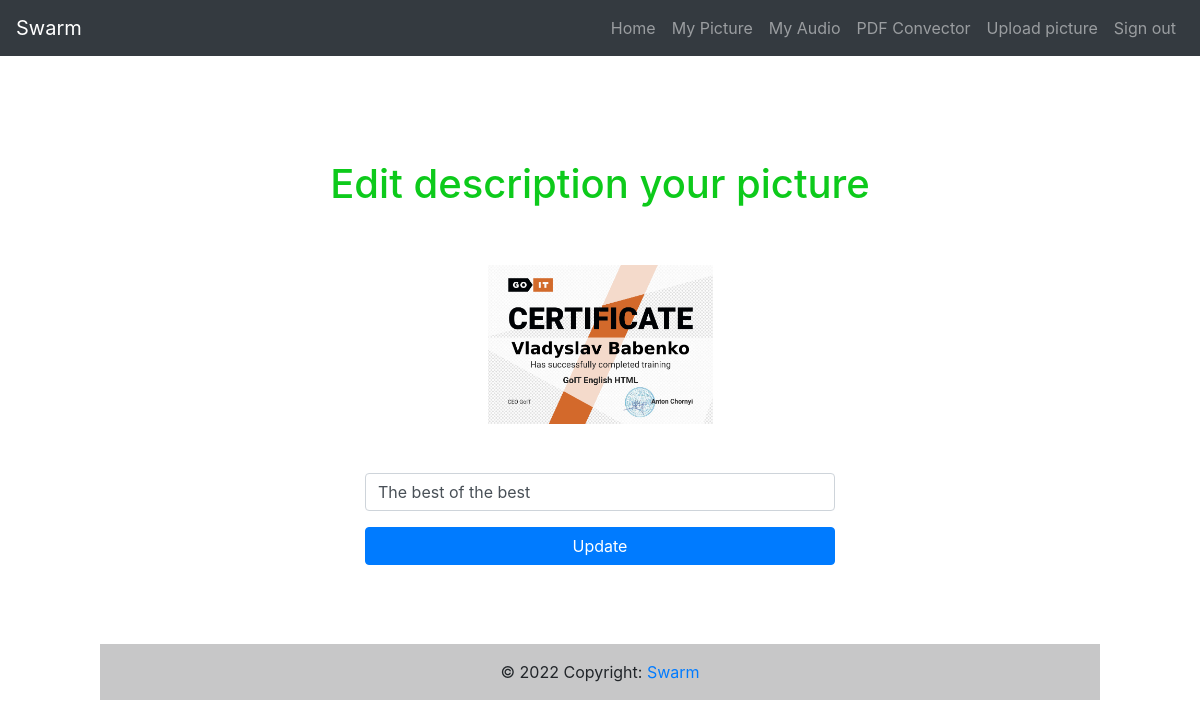
The app's page /pictures/edit/4 (signed in) with its own data.
### src/models.py (models this page shows, shortened)
class Picture(db.Model):
    __tablename__ = 'pictures'
    id = db.Column(db.Integer, primary_key=True)
    path = db.Column(db.String(350), unique=True,  nullable=False)
    description = db.Column(db.String(300), nullable=False)
    size = db.Column(db.Integer, nullable=False)
    user_id = db.Column(db.Integer, ForeignKey('users.id'), nullable=False)
    user = relationship('User', cascade='all, delete', back_populates='pictures')

### src/routes.py (the view)
@app.route('/pictures/edit/<pic_id>', methods=['GET', 'POST'], strict_slashes=False)
def picture_edit(pic_id):
    auth = True if 'username' in session else False
    if not auth:
        return redirect(request.url)
    picture = pics.get_picture_user(pic_id, session['username']['id'])
    if request.method == 'POST':
        description = request.form.get('description')
        pics.update_picture(pic_id, session['username']['id'], description)
        flash('Operation successfully!')
        return redirect(url_for('pictures'))
    return render_template('pages/edit.html', auth=auth, picture=picture)

### src/repository/pics.py (called while the page is built)
def get_picture_user(pic_id, user_id):
    return db.session.query(models.Picture).filter(
        and_(models.Picture.user_id == user_id, models.Picture.id == pic_id)).one()

### src/routes.py (called while the page is built)
@app.before_request
def before_func():
    auth = True if 'username' in session else False
    if not auth:
        token_user = request.cookies.get('username')
        if token_user:
            user = users.get_user_by_token(token_user)
            if user:
                session['username'] = {"username": user.username, "id": user.id}

### src/templates/pages/edit.html
{% extends "base.html" %}
{% block content %}
      <div class="container">
        <div class="row justify-content-center mb-3">
          <h1>Edit description your picture</h1>
        </div>
        <div class="row justify-content-center mb-3">
          <img
            src="{{picture.path}}"
            width="225"
            height="225"
            alt="150"
            style="object-fit: contain"
          />
        </div>
        <div class="row justify-content-center">
          <form class="col-sm-6" action="/pictures/edit/{{picture.id}}" method="post">
            <div class="form-group">
              <input
                class="form-control col-sm-12"
                type="text"
                placeholder="Description"
                name="description"
                value="{{picture.description}}"
              />
            </div>
            <div class="form-group">
              <button class="btn btn-primary col-sm-12" type="submit">
                Update
              </button>
            </div>
          </form>
        </div>
      </div>
{% endblock %}

### src/static/style.css (style rules this page uses)
body, html { padding: 5rem 50px 50px; font: 16px "Lucida Grande", Helvetica, Arial, sans-serif; display: flex; height: 100%; flex-direction: column; align-items: stretch; justify-content: center; align-content: center; }
h1 { color: #0DCA1B; }

### records on screen
Picture: path (picture), description "The best of the best"
